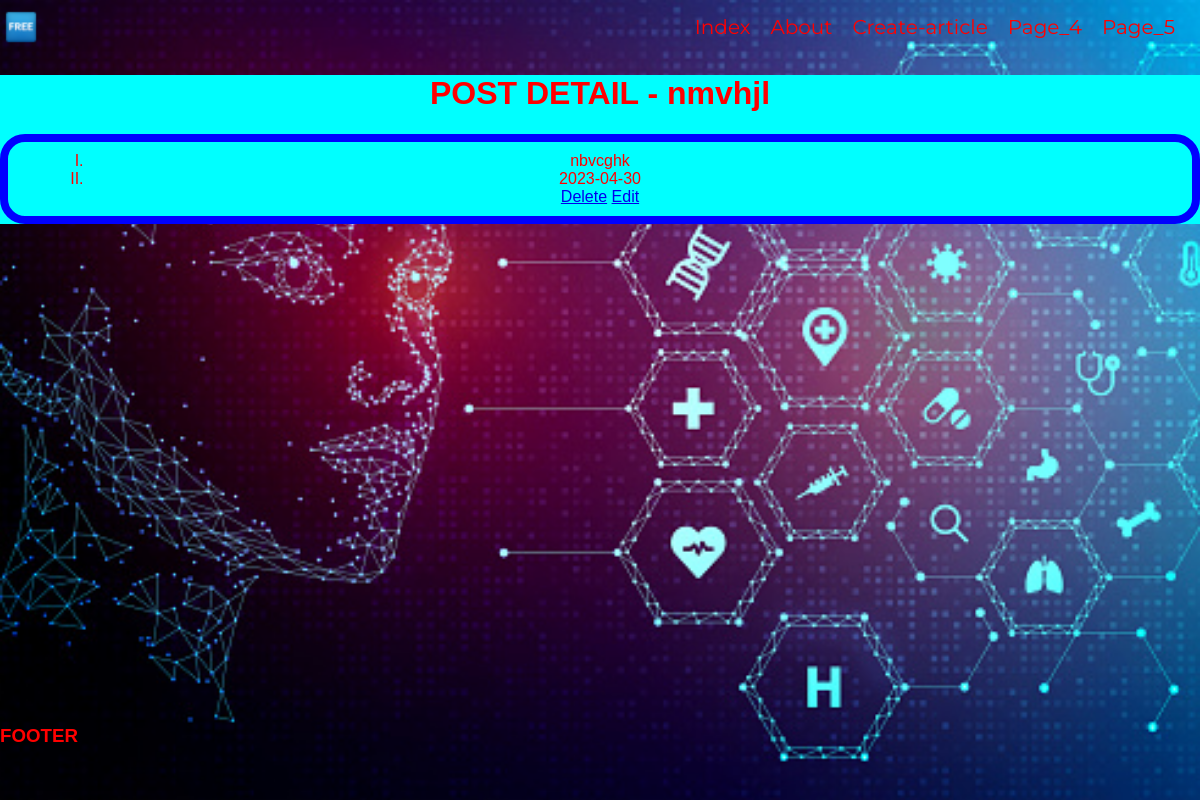
/posts/7, run on the app's committed database.
### main.py (models this page shows, shortened)
class Article(db.Model):
    id = db.Column(db.Integer, primary_key=True)
    username = db.Column(db.String, unique=True, nullable=False)
    title = db.Column(db.String(100), nullable=False)
    text = db.Column(db.Text, nullable=False)
    date = db.Column(db.DateTime, default=datetime.utcnow)
    def __repr__(self):
        return f"Article: {self.id}, {self.username}, {self.title}, {self.text}!!!"

### main.py (the view)
@app.route('/posts/<int:id>')
def posts_detail(id):
    article = Article.query.get(id)
    print(article)
    return render_template('posts_detail.html', article=article)

### templates/posts_detail.html (shortened to what this page needs)
{% extends "base.html" %}
{% block body %}
<div class="posts">
    <h1>POST DETAIL - {{ article.title }}</h1>
       <ol type="I" class="posts-list">
            <li>{{article.text}}</li>
            <li>{{article.date.date()}}</li>
            <a class="button" href="/posts/{{article.id}}/delete">Delete</a>
            <a class="button" href="/posts/{{article.id}}/update">Edit</a>
        </ol>
</div>
{% endblock %}

### static/css/style.css (style rules this page uses)
* { box-sizing: border-box; font-family: sans-serif; }
body { padding: 0; margin: 0; color: red; }
.posts-list { border: 8px solid blue; border-radius: 25px; padding: 10px 80px; }
.posts { background: aqua; text-align: center; }

### data on the page
Article: title "nmvhjl", text "nbvcghk", date "2023-04-30"
